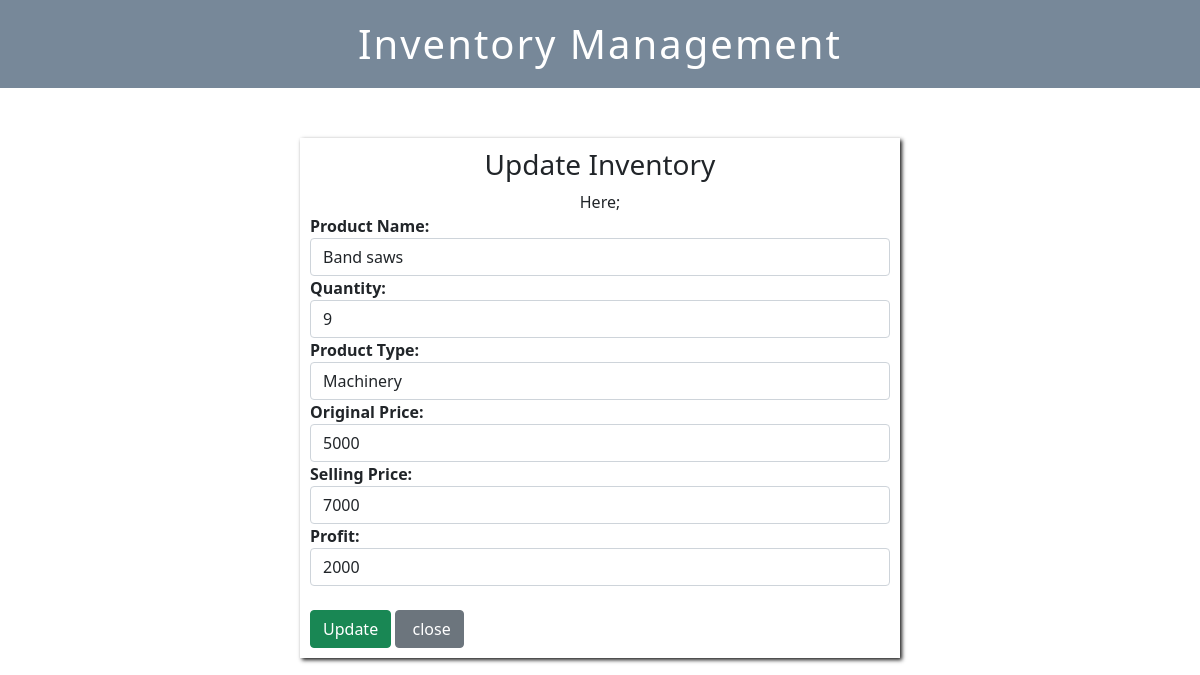
The page /update.php?id=15 on the database its author committed.
### tables this page shows
CREATE TABLE `inventory_details` (
  `product_id` int(20) NOT NULL,
  `product_name` varchar(30) NOT NULL,
  `quantity` int(30) NOT NULL,
  `measurement` text NOT NULL,
  `original_price` int(60) NOT NULL,
  `profit` int(60) NOT NULL,
  `selling_price` int(60) NOT NULL
);

### update.php (the view, shortened to what this page needs)
<?php include('header.php');?>
<?php include('db.php'); ?>
	<?php
	if(isset($_GET['id'])){
		$id=$_GET['id'];
			$query="SELECT * FROM `inventory_details` WHERE  `product_id`='$id'";
			$result=mysqli_query($connection, $query);
			if(!$result){
				die("query Failed".mysqli_error($connection));
			}
			else{
				$row=mysqli_fetch_assoc($result);
	}
}
	?>
  <link href="style.css" rel="stylesheet">
<div class="container" style="
  display: flex;
  flex-direction: column;
  justify-content: center;
  max-width: 600px;
  box-shadow: 2px 2px 4px rgba(0.9,0,0,0.9);
  padding: 10px;
  margin-top: 10px;
">
    <h3 style="text-align: center;">Update Inventory</h3>
    <div class="title"  style="text-align: center;">Here;</div>
<form action="update.php?id_new=<?php echo $id;?>" method="post">
  <div class="form-group" style="width: 100%;">
        	<label><b>Product Name:</b></label>
    <input type="text" class="form-control" placeholder="Enter your name"
      name="product_name" value="<?php echo $row['product_name']?>">
      </div>
       <div class="form-group" style="width: 100%;">
       	 <label><b>Quantity:</b></label>
    <input type="number" class="form-control" placeholder="Enter amount" name="quantity"
     value="<?php echo $row['quantity']?>">
      </div>
       <div class="form-group" style="width: 100%;">
       	 <label><b>Product Type:</b></label>
    <input type="text" class="form-control" placeholder="Enter measurement" name="measurement" value="<?php echo $row['measurement']?>">
      </div>
       <div class="form-group" style="width: 100%;">
       	 <label><b>Original Price:</b></label>
    <input type="number" class="form-control" placeholder="Enter original_price" name="original_price" value="<?php echo $row['original_price']?>">
      </div>
      <div class="form-group" style="width: 100%;">
      	 <label><b>Selling Price:</b></label>
    <input type="number" class="form-control" placeholder="Enter sellprice"
    name="selling_price" value="<?php echo $row['selling_price']?>">
      </div>
        <div class="form-group" style="width: 100%;">
        <label><b>Profit:</b></label>
    <input type="number" class="form-control" placeholder="Enter profit" name="profit"
    value="<?php echo $row['profit']?>">
  </div>
      <br>
      <input type="submit" name="update_inventory" class="btn btn-success" value="Update">
        <a class="btn btn-secondary" href="index.php" style="text-decoration: none; color:white; "><span class="fa fa-user"></span>&nbsp;close</a>
  </form>
</div>
<?php include('footer.php');?>

### style.css (style rules this page uses)
.container { margin-top:50px; }

### rows shown on the page
inventory_details: product_name "Band saws", quantity "9", measurement "Machinery", original_price "5000", selling_price "7000", profit "2000"
